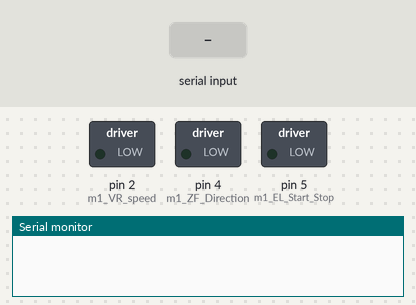
This sketch was run on a simulated Arduino Uno, built with avr-gcc and run on an emulated ATmega328P. On the bench: switched loads named in the sketch (green lamp = pin HIGH), the last lines printed to the serial monitor. Inputs (shaded band) come from the test bench.

Above: at 1.2 s.
1.3 s: "start\n" received over Serial
At 2.4 s:
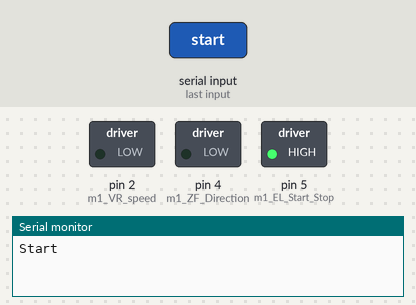
2.8 s: "left\n" received over Serial
At 3.5 s:
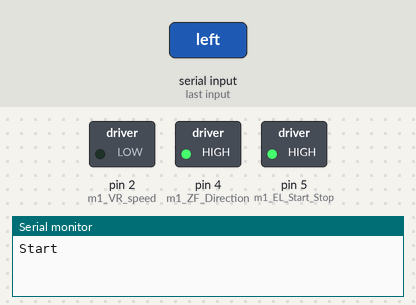
5.3 s: "stop\n" received over Serial
At 6.5 s:
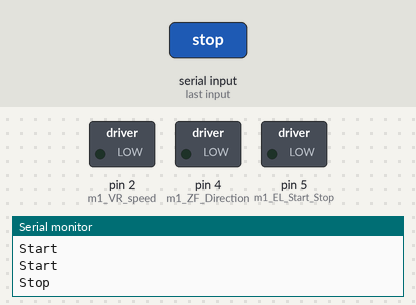
6.8 s: "right\n" received over Serial
At 7.8 s:
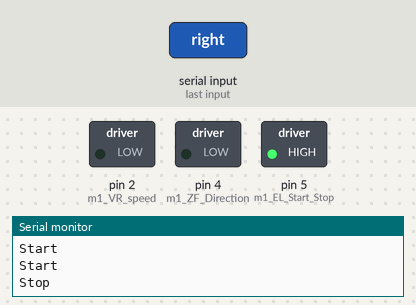
Timing chart, 0 to 9.3 s (numbered marks = the images above; inputs shaded):
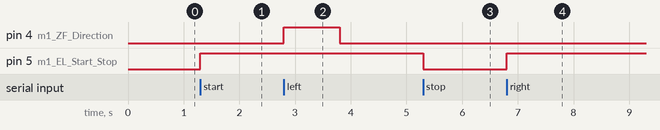

Measured:
- after the input at 1.3 s, pin 5 (m1_EL_Start_Stop): LOW → HIGH at once
- after the input at 2.8 s, pin 4 (m1_ZF_Direction): LOW → HIGH at once, → LOW 1.0 s later
- after the input at 5.3 s, pin 5 (m1_EL_Start_Stop): HIGH → LOW at once
- after the input at 6.8 s, pin 5 (m1_EL_Start_Stop): LOW → HIGH at once

The sketch:

Motor_test_inplace_turn.ino
```cpp
#include <Arduino.h>

// Define pin numbers for motor control
int m1_EL_Start_Stop = 5;  // Pin to control motor start/stop
int m1_Signal_hall = 3;    // Pin connected to the Hall sensor (not used in the current code)
int m1_ZF_Direction = 4;   // Pin to control motor direction
int m1_VR_speed = 2;       // Pin to control motor speed

void setup() {
  Serial.begin(115200);    // Initialize serial communication at 115200 baud rate

  // Set pin modes
  pinMode(m1_EL_Start_Stop, OUTPUT);
  pinMode(m1_VR_speed, OUTPUT);
  pinMode(m1_ZF_Direction, OUTPUT);
}

int speed = 30;            // Initialize default motor speed
bool isLeft = true;        // Direction flag
int turnDelay = 1000;      // Initialize turn delay

// Function to update motor control based on received command
void updateWheels(String data) {
  if (data == "start") {
    // Start motor
    Serial.println("Start");
    digitalWrite(m1_EL_Start_Stop, LOW);
    digitalWrite(m1_ZF_Direction, isLeft ? LOW : HIGH);
    analogWrite(m1_VR_speed, speed);
    digitalWrite(m1_EL_Start_Stop, HIGH);
  } else if (data == "stop") {
    // Stop motor
    Serial.println("Stop");
    digitalWrite(m1_ZF_Direction, isLeft ? LOW : HIGH);
    analogWrite(m1_VR_speed, speed);
    digitalWrite(m1_EL_Start_Stop, LOW);
  } else if (data == "left") {
    // Turn left
    digitalWrite(m1_EL_Start_Stop, LOW);
    digitalWrite(m1_ZF_Direction, HIGH);
    analogWrite(m1_VR_speed, isLeft ? 0 : speed);
    digitalWrite(m1_EL_Start_Stop, HIGH);

    delay(turnDelay);                                  // Wait for turn to complete

    // Resume normal operation
    Serial.println("Start");
    digitalWrite(m1_EL_Start_Stop, LOW);
    digitalWrite(m1_ZF_Direction, isLeft ? LOW : HIGH);
    analogWrite(m1_VR_speed, speed);
    digitalWrite(m1_EL_Start_Stop, HIGH);
  } else if (data == "right") {
    // Turn right
    digitalWrite(m1_EL_Start_Stop, LOW);
    digitalWrite(m1_ZF_Direction, LOW);
    analogWrite(m1_VR_speed, !isLeft ? 0 : speed);
    digitalWrite(m1_EL_Start_Stop, HIGH);

    delay(turnDelay);                                  // Wait for turn to complete

    // Resume normal operation
    Serial.println("Start");
    digitalWrite(m1_EL_Start_Stop, LOW);
    digitalWrite(m1_ZF_Direction, isLeft ? LOW : HIGH);
    analogWrite(m1_VR_speed, speed);
    digitalWrite(m1_EL_Start_Stop, HIGH);
  } else if (data.startsWith("speed")) {
    // Change speed
    digitalWrite(m1_EL_Start_Stop, LOW);
    speed = data.substring(5).toInt();                 // Extract and convert new speed from command
    Serial.println("Changing speed to");
    Serial.println(speed);
    digitalWrite(m1_ZF_Direction, isLeft ? LOW : HIGH);
    analogWrite(m1_VR_speed, speed);
    digitalWrite(m1_EL_Start_Stop, HIGH);
  } else if (data.startsWith("turn")) {
    // Change turn delay
    turnDelay = data.substring(4).toInt();             // Extract and convert new turn delay from command
    Serial.println("Changing turn delay to");
    Serial.println(turnDelay);
  } else {
    // Handle other commands or invalid input
  }
}

void loop() {
  // Check if there is any serial input
  if (Serial.available() > 0) {
    String data = Serial.readStringUntil('\n');        // Read incoming serial data until newline character
    updateWheels(data);
  }
}
```
